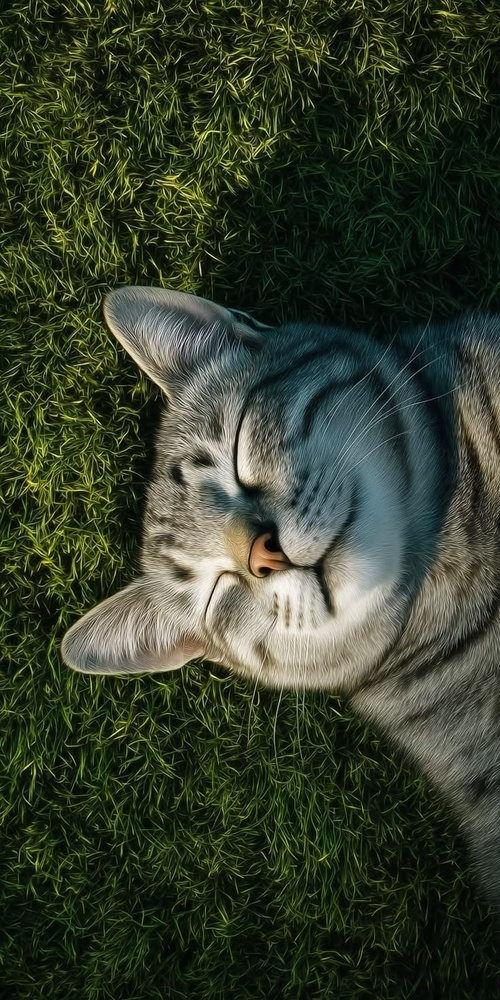
#> input picture PCD 4/input.jpg, 500 x 1000 px, shrunk from 736 x 1472 before the run; its folder holds only this picture in this run
$ python main.py
#> lines starting #> are read from the running program, lines starting #| are printed output that depends on the picture
import glob
import imageio.v3 as iio
import numpy as np
import matplotlib.pyplot as plt
from scipy import ndimage


def to_gray(img):
    """Ubah citra RGB ke grayscale (uint8)."""
    if img.ndim == 3:
        img = img[..., :3]
#> img is the input picture: shape (1000, 500, 3); mean R, G, B 52.6, 61.7, 42.6
        img = 0.299 * img[..., 0] + 0.587 * img[..., 1] + 0.114 * img[..., 2]
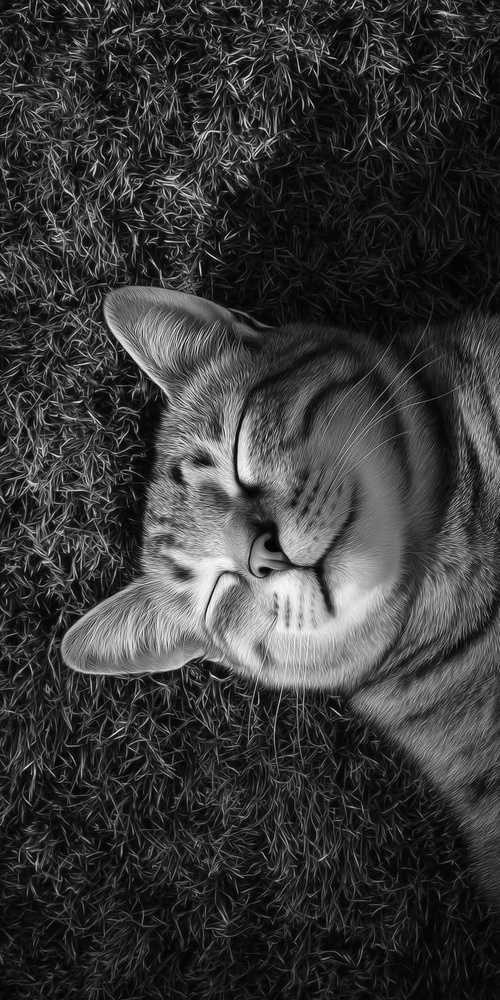
#> img: shape (1000, 500) float64; min 0.57, max 252.2, mean 56.8
    return img.astype(np.uint8)


def equalize_histogram(img):
    """Ekualisasi histogram: histogram -> probabilitas -> CDF -> pemetaan level."""
    hist = np.bincount(img.ravel(), minlength=256)
#> hist = 256 values, max 11494 at index 15, min 0 at index 250, mean 1953.1
    cdf = np.cumsum(hist / img.size)
#> cdf = 256 values from 8e-06 to 1
    cdf_min = cdf[cdf > 0].min()
#> cdf_min = 8e-06
    lut = np.round((cdf - cdf_min) / max(1 - cdf_min, 1e-12) * 255)
#> lut = 256 values from 0 to 255
    return lut.clip(0, 255).astype(np.uint8)[img]
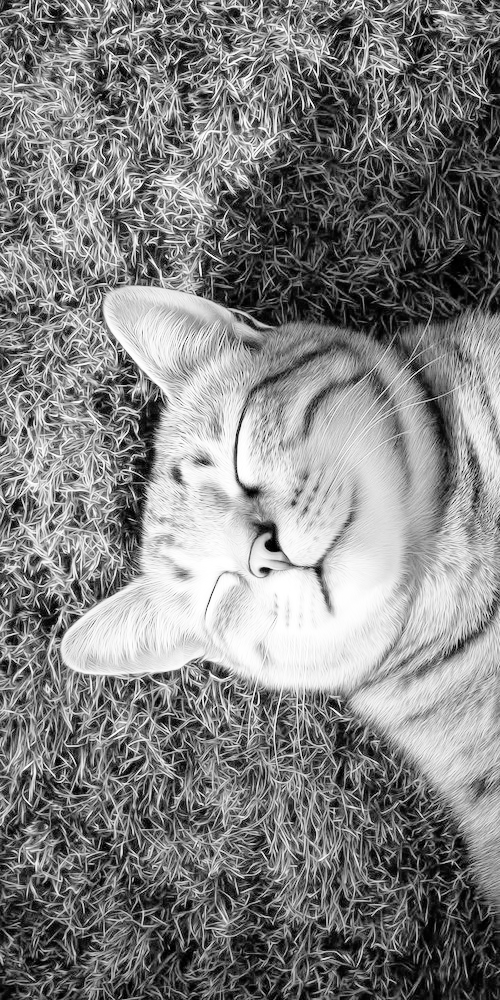
#> returned value: shape (1000, 500); min 0, max 255, mean 128.8


def sharpen(img, sigma=2.0, amount=1.0):
    """Penajaman unsharp mask memakai scipy.ndimage."""
#> called with sigma = 2, amount = 1
    blur = ndimage.gaussian_filter(img.astype(float), sigma=sigma)
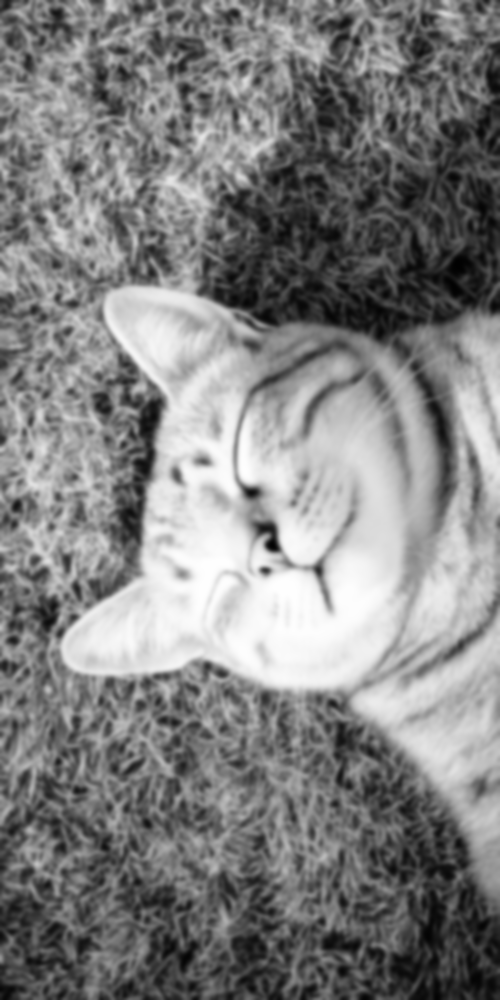
#> blur: shape (1000, 500) float64; min 1.16, max 255, mean 129.7
    return np.clip(img + amount * (img - blur), 0, 255).astype(np.uint8)
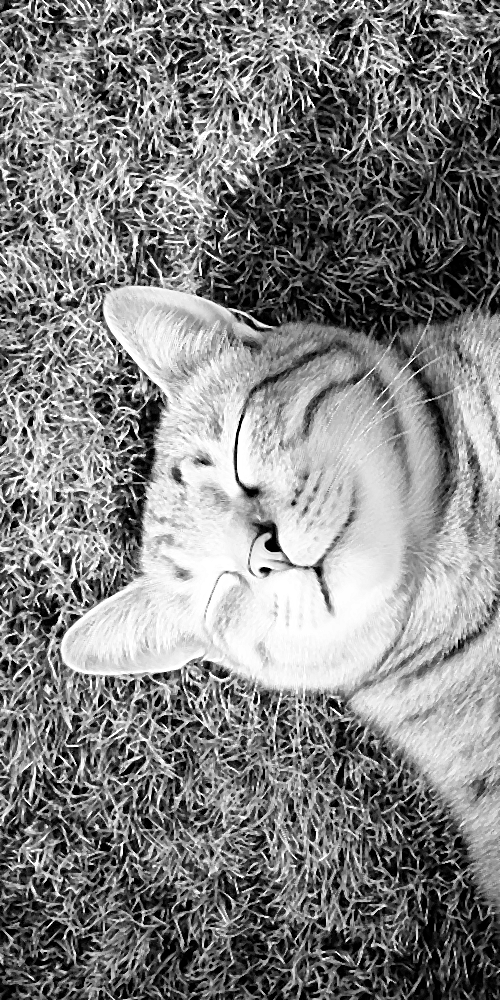
#> returned value: shape (1000, 500); min 0, max 255, mean 129.5


if __name__ == "__main__":
    # Ambil file .jpg pertama di folder ini (ganti dengan nama file jika perlu)
    path = glob.glob("*.jpg")[0]
    asli = to_gray(iio.imread(path))
    equalized = equalize_histogram(asli)
    sharpened = sharpen(ndimage.median_filter(equalized, size=3))

    hasil = [("Asli", asli), ("Equalized", equalized), ("Equalized + Sharpen", sharpened)]

    for nama, img in hasil:
        print(f"{nama:<20} min={img.min():3d} max={img.max():3d} "
              f"mean={img.mean():6.2f} std={img.std():6.2f}")
#> this loop made 3 passes
#> nama on passes 1 to 3: 'Asli', 'Equalized', 'Equalized + Sharpen'
#| Asli                 min=  0 max=252 mean= 56.28 std= 50.32
#| Equalized            min=  0 max=255 mean=128.82 std= 72.79
#| Equalized + Sharpen  min=  0 max=255 mean=129.50 std= 78.72

    fig, ax = plt.subplots(2, 3, figsize=(12, 7))
    for i, (nama, img) in enumerate(hasil):
        ax[0, i].imshow(img, cmap="gray", vmin=0, vmax=255)
        ax[0, i].set_title(nama)
        ax[0, i].axis("off")
        ax[1, i].hist(img.ravel(), bins=256, range=(0, 255), color="gray")
        ax[1, i].set_title(f"Histogram {nama}")
    plt.tight_layout()
    plt.savefig("hasil.png", dpi=150)
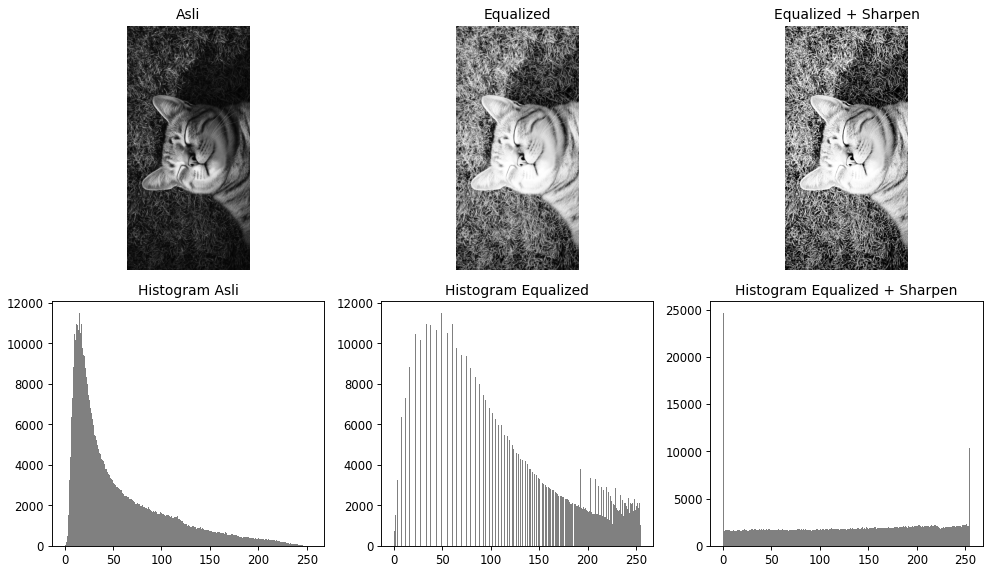
#> figure drawn by matplotlib, 6 panels; panel 4: tallest bar 11494 high, from x = 14.94 to 15.94; panel 5: tallest bar 11494 high, from x = 48.81 to 49.8; panel 6: tallest bar 24657 high, from x = 0 to 0.996
    print("Tersimpan: hasil.png")
    plt.show()
